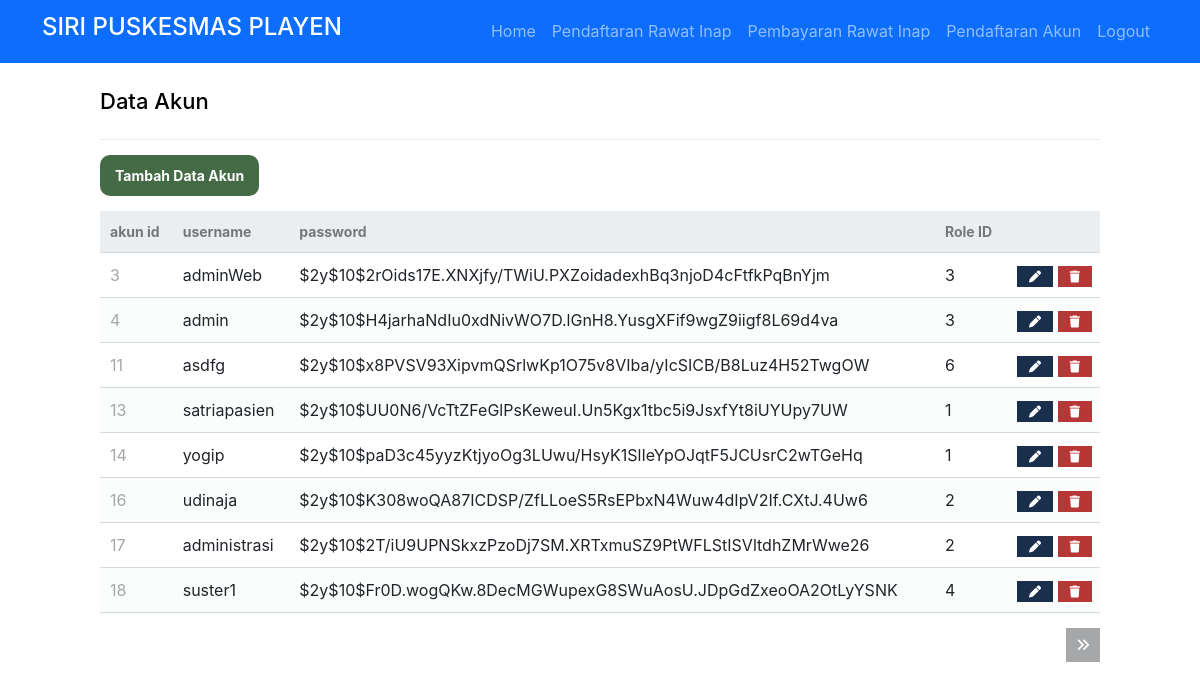
Page /adminWeb/akun/read.php (signed in) on the earlier database version.
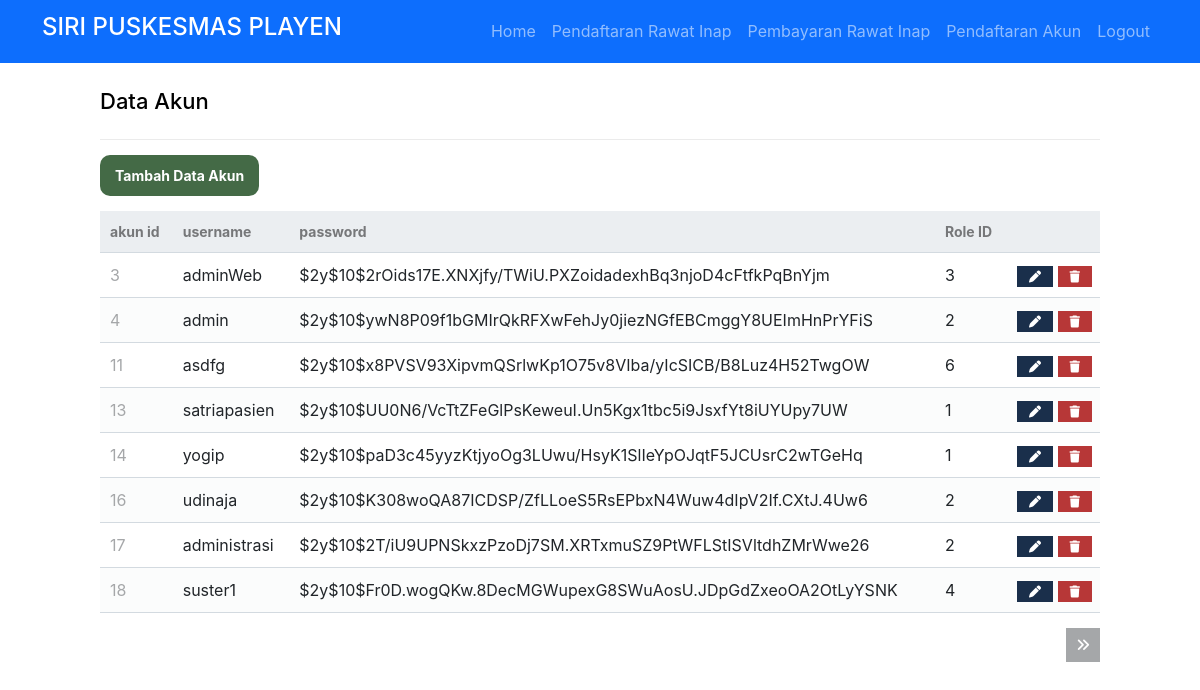
Same page on the later database version.
### tables this page shows
CREATE TABLE `akun` (
  `id_akun` int(11) NOT NULL,
  `username` varchar(50) NOT NULL,
  `password` varchar(255) NOT NULL,
  `role_id` int(11) NOT NULL
);

### adminWeb/akun/read.php (the view, shortened to what this page needs)
<?php
if ($_SESSION['username'] == '') {
	echo "<script>
    alert('Anda Harus Login terlebih dahulu');
    window.location.href='./auth/fmasuk.php';
    </script>";
} else {
?>
	<!DOCTYPE html>
	<html>
	<head>
		<link href="../../db/style.css" rel="stylesheet" type="text/css">
		<link href="https://cdn.jsdelivr.net/npm/bootstrap@5.2.0-beta1/dist/css/bootstrap.min.css" rel="stylesheet">
	</head>
	<body>
		<nav class="navbar navbar-expand-sm navbar-dark bg-primary">
			<div class="container">
				<a class="navbar-brand" href="#">
					<h4>SIRI PUSKESMAS PLAYEN </h3>
				</a>
				<ul class="navbar-nav ml-auto mt-2 mt-lg-0 d-flex align-items-center">
					<li class="nav-item">
						<a class="nav-link menu " id="menuHome" href="../../index.php">Home</a>
					</li>
					<?PHP if ($_SESSION['role_id'] == 1) { ?>
						<li class="nav-item">
							<a class="nav-link menu" id="daftarrawatinap" href="./pasien/daftarrawatinap.php"><i class=""></i>Pendaftaran Rawat Inap</a>
						</li>
						<li class="nav-item">
							<a class="nav-link menu" id="bayarrawatinap" href="./pasien/bayarrawatinap.php"><i class=""></i>Pembayaran Rawat Inap</a>
						</li>
						<li class="nav-item">
							<a class="nav-link menu" id="daftarakun" href="./pasien/daftarakun.php"><i class=""></i>Pendaftaran Akun</a>
						</li>
					<?PHP } ?>
					<li class="nav-item">
						<a class="nav-link menu" id="logout" href="../../auth/sLogout.php"><i class=""></i>Logout</a>
					</li>
				</ul>
			</div>
		</nav>
<?php
$pdo = pdo_connect_mysql();
$page = isset($_GET['page']) && is_numeric($_GET['page']) ? (int)$_GET['page'] : 1;
$records_per_page = 8;
$stmt = $pdo->prepare('SELECT * FROM akun ORDER BY id_akun LIMIT :current_page, :record_per_page');
$stmt->bindValue(':current_page', ($page-1)*$records_per_page, PDO::PARAM_INT);
$stmt->bindValue(':record_per_page', $records_per_page, PDO::PARAM_INT);
$stmt->execute();
$dokters = $stmt->fetchAll(PDO::FETCH_ASSOC);
$num_dokters = $pdo->query('SELECT COUNT(*) FROM akun')->fetchColumn();
?>
<div class="content read">
	<h2>Data Akun</h2>
	<a href="./create.php" class="menu create-dokter" id="tambahDokter">Tambah Data Akun</a>
	<table>
        <thead>
            <tr>
                <td>akun id</td>
                <td>username</td>
                <td>password</td>
                <td>Role ID</td>
                <td></td>
            </tr>
        </thead>
        <tbody>
            <?php foreach ($dokters as $akun): ?>
            <tr>
                <td><?=$akun['id_akun']?></td>
                <td><?=$akun['username']?></td>
                <td><?=$akun['password']?></td>
                <td><?=$akun['role_id']?></td>
                <td class="actions">
                    <a href="update.php?id_akun=<?=$akun['id_akun']?>" class="menu edit" id="edit"><i class="fas fa-pen fa-xs"></i></a>
                    <a href="delete.php?id_akun=<?=$akun['id_akun']?>" class="menu trash" id="hapus"><i class="fas fa-trash fa-xs"></i></a>
                </td>
            </tr>
            <?php endforeach; ?>
        </tbody>
    </table>
	<div class="pagination">
		<?php if ($page*$records_per_page < $num_dokters): ?>
		<a href="read.php?page=<?=$page+1?>"><i class="fas fa-angle-double-right fa-sm"></i></a>
		<?php endif; ?>
	</div>
</div>
<?php
}
?>

Differences in the rows shown:
changed akun "admin": password "$2y$10$H4jarhaNdIu0xdNivWO7D.lGnH8.YusgXFif9wgZ9iigf8L69d4va" → "$2y$10$ywN8P09f1bGMIrQkRFXwFehJy0jiezNGfEBCmggY8UEImHnPrYFiS"; role "3" → "2"
